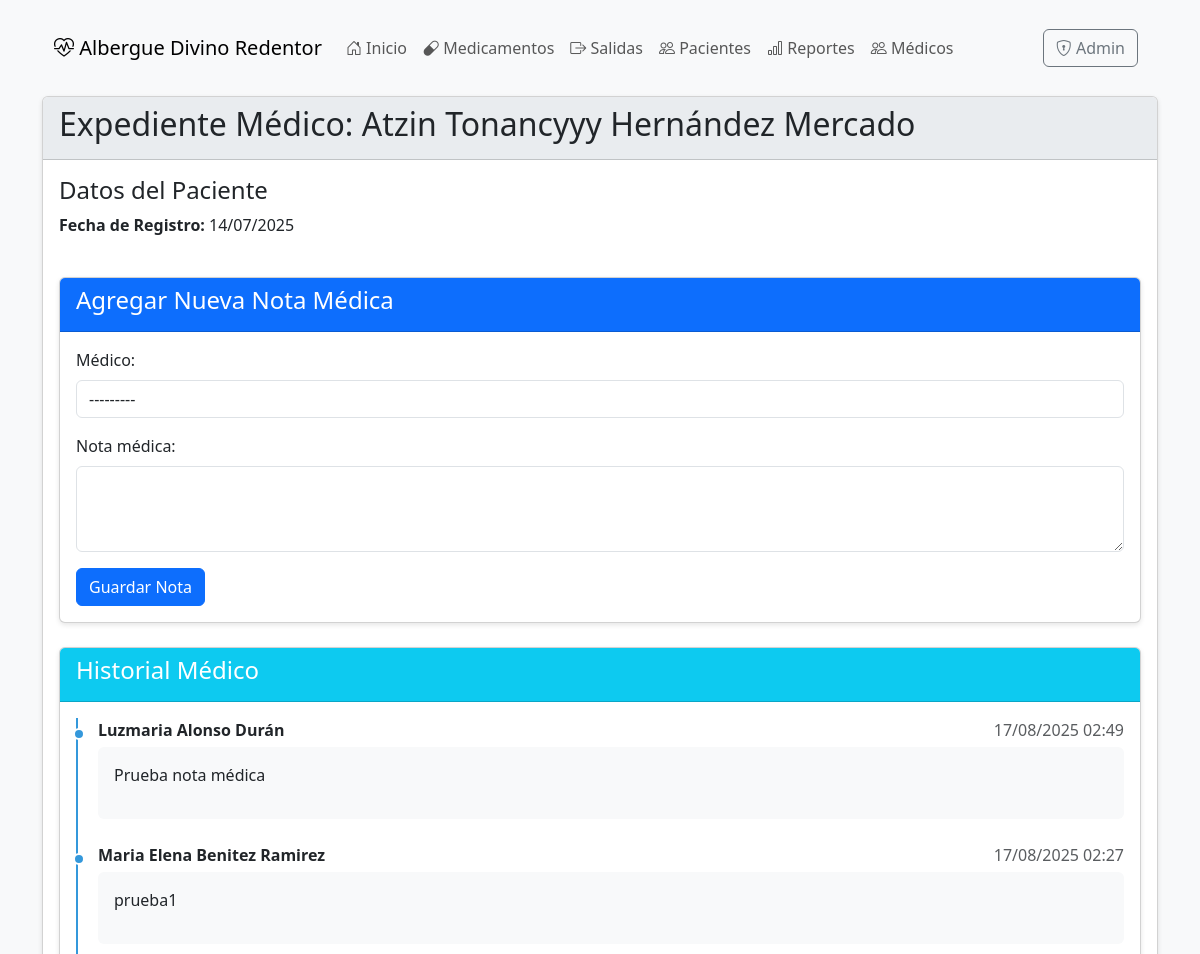
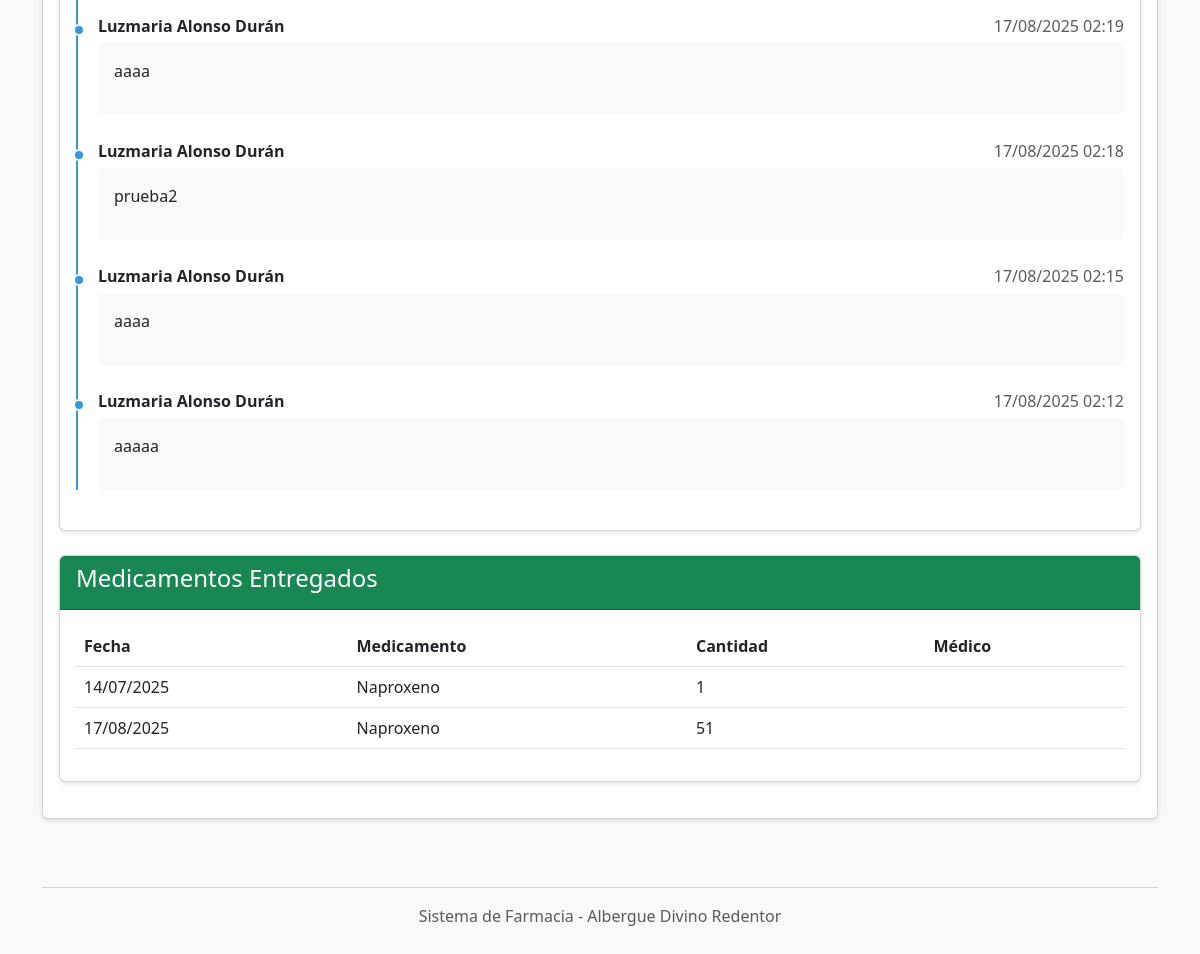
The app's page /expediente/1/, older data (2 pictures, top to bottom).
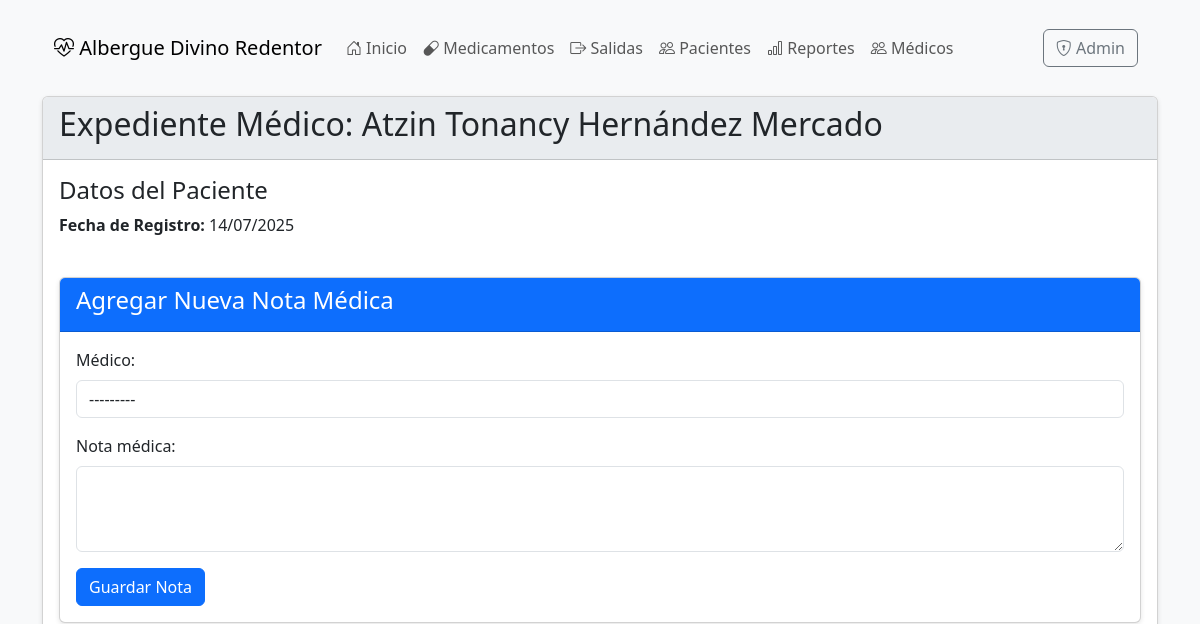
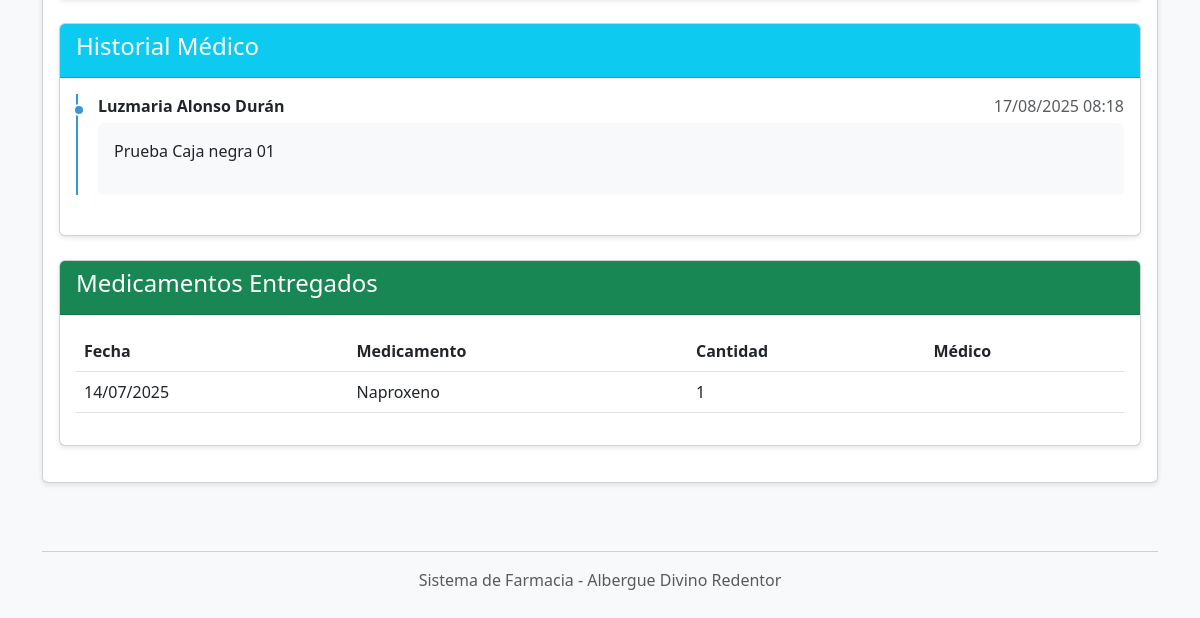
The same page, newer data (2 pictures, top to bottom).
### farmacia/models.py (models this page shows, shortened)
class Paciente(models.Model):
    id = models.AutoField(primary_key=True)
    nombre = models.CharField(max_length=200)
    apellidos = models.CharField(max_length=200)
    fecha_registro = models.DateTimeField(auto_now_add=True)
    class Meta:
        verbose_name = "Paciente"
        verbose_name_plural = "Pacientes"

class HistoriaMedica(models.Model):
    expediente = models.ForeignKey(ExpedienteMedico, on_delete=models.CASCADE, related_name='historias')
    nota = models.TextField(verbose_name="Nota médica")
    fecha_creacion = models.DateTimeField(auto_now_add=True)
    medico = models.ForeignKey(Medico, on_delete=models.CASCADE, verbose_name="Médico que registra")
    class Meta:
        verbose_name = "Historia Médica"
        verbose_name_plural = "Historias Médicas"
        ordering = ['-fecha_creacion']

class Medico(models.Model):
    id = models.AutoField(primary_key=True)
    nombre = models.CharField(max_length=100)
    apellidos = models.CharField(max_length=100)
    especialidad = models.CharField(max_length=100, blank=True, null=True)
    telefono = models.CharField(max_length=15, blank=True, null=True)
    activo = models.BooleanField(default=True)
    class Meta:
        verbose_name = "Médico"
        verbose_name_plural = "Médicos"
    def __str__(self):
        return f"{self.nombre} {self.apellidos}"

class SalidaMedicamento(models.Model):
    id = models.AutoField(primary_key=True)
    medicamento = models.ForeignKey(Medicamento, on_delete=models.CASCADE)
    paciente = models.ForeignKey(Paciente, on_delete=models.CASCADE)
    cantidad = models.PositiveIntegerField()
    fecha = models.DateTimeField(auto_now_add=True)
    medico = models.ForeignKey(Medico, on_delete=models.CASCADE, verbose_name="Médico responsable")
    class Meta:
        verbose_name = "Salida de Medicamento"
        verbose_name_plural = "Salidas de Medicamentos"

class Medicamento(models.Model):
    id = models.AutoField(primary_key=True)
    clave = models.CharField(max_length=50, unique=True, verbose_name="Clave única")
    nombre = models.CharField(max_length=200, verbose_name="Nombre")
    categoria = models.ForeignKey('CategoriaMedicamento', on_delete=models.CASCADE)
    descripcion = models.TextField(blank=True, verbose_name="Descripción")
    fecha_caducidad = models.DateField(verbose_name="Fecha de caducidad")
    cantidad = models.IntegerField(default=0, verbose_name="Cantidad en inventario")
    status = models.BooleanField(default=True, verbose_name="Disponible")
    class Meta:
        verbose_name = "Medicamento"
        verbose_name_plural = "Medicamentos"
        ordering = ['nombre']

### farmacia/views.py (the view)
# urls.py: path('expediente/<int:id>/', views.expediente, name='expediente'),
def expediente(request, id):
    paciente = get_object_or_404(Paciente, pk=id)
    expediente, created = ExpedienteMedico.objects.get_or_create(paciente=paciente)
    salidas = SalidaMedicamento.objects.filter(paciente=paciente).select_related('medicamento')
    historias = expediente.historias.all().order_by('-fecha_creacion')
    if request.method == 'POST':
        form = HistoriaMedicaForm(request.POST)
        if form.is_valid():
            nueva_historia = form.save(commit=False)
            nueva_historia.expediente = expediente
            nueva_historia.save()
            messages.success(request, 'Nota médica agregada correctamente')
            return redirect('expediente', id=paciente.id)
    else:
        form = HistoriaMedicaForm()
    context = {
        'paciente': paciente,
        'expediente': expediente,
        'salidas': salidas,
        'historias': historias,
        'form': form
    }
    return render(request, 'expediente.html', context)

### farmacia/forms.py
class HistoriaMedicaForm(forms.ModelForm):
    class Meta:
        model = HistoriaMedica
        fields = ['nota', 'medico']  # Añade el campo médico
        widgets = {
            'nota': forms.Textarea(attrs={'class': 'form-control', 'rows': 3}),
            'medico': forms.Select(attrs={'class': 'form-control'}),
        }

### farmacia/templates/expediente.html (shortened to what this page needs)
{% extends 'base.html' %}
{% block content %}
<div class="card">
    <div class="card-header">
        <h2>Expediente Médico: {{ paciente.nombre }} {{ paciente.apellidos }}</h2>
    </div>
    <div class="card-body">
        <div class="row mb-4">
            <div class="col-md-6">
                <h4>Datos del Paciente</h4>
                <p><strong>Fecha de Registro:</strong> {{ paciente.fecha_registro|date:"d/m/Y" }}</p>
            </div>
        </div>
        <div class="card mb-4">
            <div class="card-header bg-primary text-white">
                <h4>Agregar Nueva Nota Médica</h4>
            </div>
            <div class="card-body">
    <form method="post">
        <div class="mb-3">
            <label for="id_medico" class="form-label">Médico:</label>
            {{ form.medico }}
        </div>
        <div class="mb-3">
            <label for="id_nota" class="form-label">Nota médica:</label>
            {{ form.nota }}
        </div>
        <button type="submit" class="btn btn-primary">Guardar Nota</button>
    </form>
</div>
        </div>
        <div class="card">
            <div class="card-header bg-info text-white">
                <h4>Historial Médico</h4>
            </div>
            <div class="card-body">
                {% if historias %}
                    <div class="timeline">
                        {% for historia in historias %}
                        <div class="timeline-item mb-4">
                            <div class="timeline-header d-flex justify-content-between">
                                <strong>{{ historia.medico.nombre }} {{ historia.medico.apellidos }}</strong>
                                <span class="text-muted">{{ historia.fecha_creacion|date:"d/m/Y H:i" }}</span>
                            </div>
                            <div class="timeline-content p-3 bg-light rounded">
                                {{ historia.nota|linebreaks }}
                            </div>
                        </div>
                        {% endfor %}
                    </div>
                {% else %}
                    <div class="alert alert-info">
                        No hay historial médico registrado para este paciente.
                    </div>
                {% endif %}
            </div>
        </div>
        <div class="card mt-4">
            <div class="card-header bg-success text-white">
                <h4>Medicamentos Entregados</h4>
            </div>
            <div class="card-body">
                <div class="table-responsive">
                    <table class="table table-hover">
                        <thead>
                            <tr>
                                <th>Fecha</th>
                                <th>Medicamento</th>
                                <th>Cantidad</th>
                                <th>Médico</th>
                            </tr>
                        </thead>
                        <tbody>
                            {% for salida in salidas %}
                            <tr>
                                <td>{{ salida.fecha|date:"d/m/Y" }}</td>
                                <td>{{ salida.medicamento.nombre }}</td>
                                <td>{{ salida.cantidad }}</td>
                                <td>{{ salida.medico.get_full_name}}</td>
                            </tr>
                            {% empty %}
                            <tr>
                                <td colspan="4" class="text-center">No hay registros de medicamentos</td>
                            </tr>
                            {% endfor %}
                        </tbody>
                    </table>
                </div>
            </div>
        </div>
    </div>
</div>
{% endblock %}

Row changes from the older to the newer data that the page shows:
removed HistoriaMedica: medico.nombre "Luzmaria", medico.apellidos "Alonso Durán", fecha_creacion "17/08/2025 02:49", nota "Prueba nota médica"
removed HistoriaMedica: medico.nombre "Maria Elena", medico.apellidos "Benitez Ramirez", fecha_creacion "17/08/2025 02:27", nota "prueba1"
removed HistoriaMedica: medico.nombre "Luzmaria", medico.apellidos "Alonso Durán", fecha_creacion "17/08/2025 02:19", nota "aaaa"
removed HistoriaMedica: medico.nombre "Luzmaria", medico.apellidos "Alonso Durán", fecha_creacion "17/08/2025 02:18", nota "prueba2"
removed HistoriaMedica: medico.nombre "Luzmaria", medico.apellidos "Alonso Durán", fecha_creacion "17/08/2025 02:15", nota "aaaa"
removed HistoriaMedica: medico.nombre "Luzmaria", medico.apellidos "Alonso Durán", fecha_creacion "17/08/2025 02:12", nota "aaaaa"
no longer on this page (row edited): SalidaMedicamento: fecha "17/08/2025", medicamento.nombre "Naproxeno", cantidad "51"
changed Paciente "Hernández Mercado": nombre "Atzin Tonancyyy" → "Atzin Tonancy"
now on this page (row edited): HistoriaMedica: medico.nombre "Luzmaria", medico.apellidos "Alonso Durán", fecha_creacion "17/08/2025 08:18", nota "Prueba Caja negra 01"
